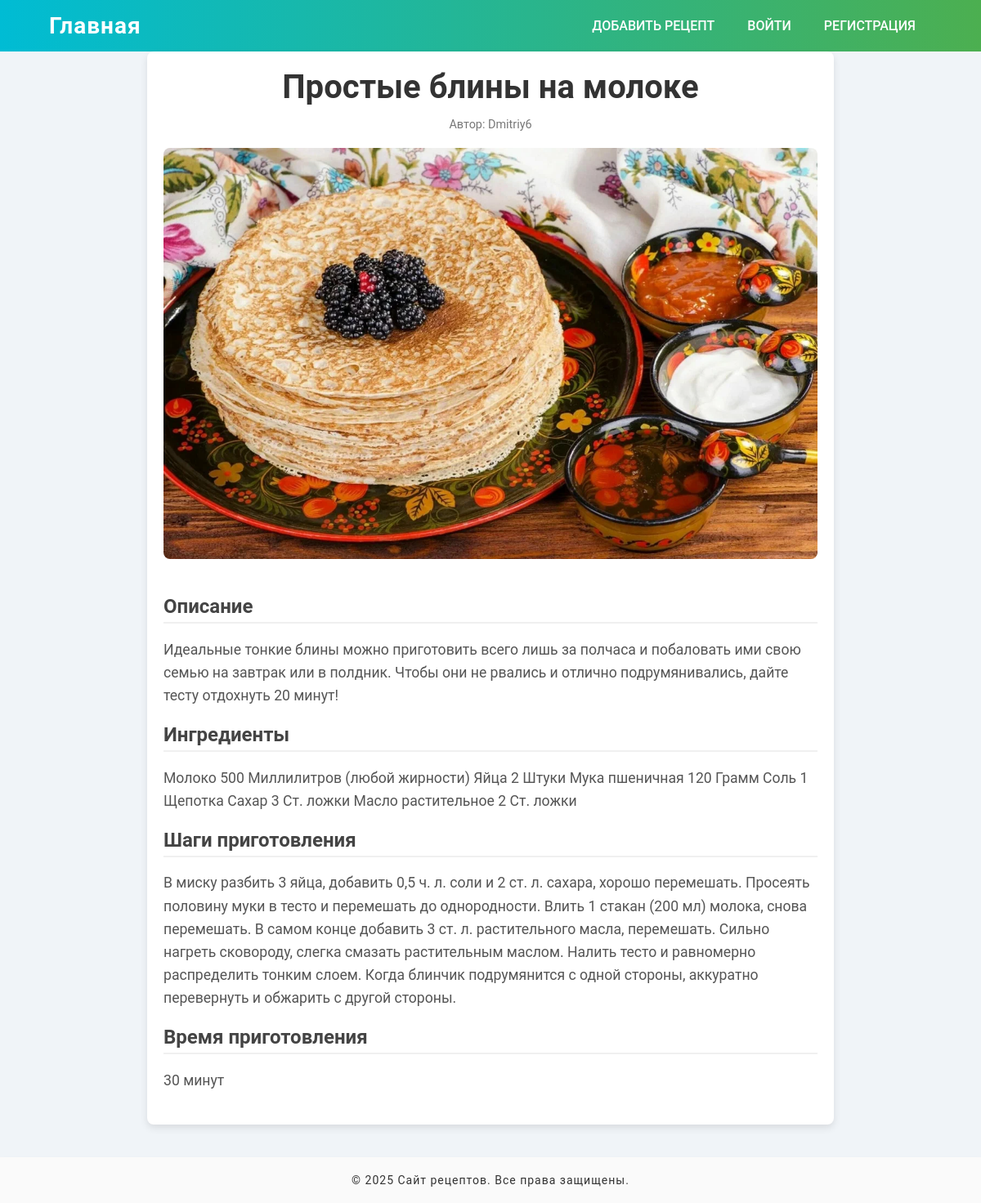
/recipes/recipe/8/, run on the app's committed database.
### recipes/models.py (models this page shows, shortened)
class Recipe(models.Model):
    title = models.CharField(max_length=200)
    description = models.TextField()
    steps = models.TextField()
    cooking_time = models.IntegerField()
    image = models.ImageField(upload_to='recipes/', blank=True)
    author = models.ForeignKey(User, on_delete=models.CASCADE)
    ingredients = models.TextField()

### recipes/views.py (the view)
# urls.py: path('recipe/<int:pk>/', views.recipe_detail, name='recipe_detail'),
def recipe_detail(request, pk):
    recipe = get_object_or_404(Recipe, pk=pk)
    return render(request, 'recipe_detail.html', {'recipe': recipe})

### recipes/templates/recipe_detail.html
{% extends 'base.html' %}
{% block additional_styles %}
    {% load static %}
    <link rel="stylesheet" href="{% static 'css/recipe_detail.css' %}">
{% endblock %}
{% block content %}
    <div class="recipe-detail-container">
        <div class="recipe-header">
            <h1>{{ recipe.title }}</h1>
            <p class="recipe-author">Автор: {{ recipe.author.username }}</p>
        </div>
        {% if recipe.image %}
        <div class="recipe-image">
            <img src="{{ recipe.image.url }}" alt="{{ recipe.title }}">
        </div>
        {% endif %}
        <div class="recipe-description">
            <h2>Описание</h2>
            <p>{{ recipe.description }}</p>
        </div>
        <div class="recipe-ingredients">
            <h2>Ингредиенты</h2>
            <p>{{ recipe.ingredients }}</p>
        </div>
        <div class="recipe-steps">
            <h2>Шаги приготовления</h2>
            <p>{{ recipe.steps }}</p>
        </div>
        <div class="recipe-cooking-time">
            <h2>Время приготовления</h2>
            <p>{{ recipe.cooking_time }} минут</p>
        </div>
    </div>
{% endblock %}

### recipes/templates/base.html (shortened to what this page needs)
<!DOCTYPE html>
<html lang="ru">
<head>
    {% load static %}
    <link rel="stylesheet" href="{% static 'css/base.css' %}">
    {% block additional_styles %}{% endblock %}
</head>
<body>
    <header>
        <div class="container">
            <nav>
                <div class="header-left">
                <h1><a href="{% url 'recipes:index' %}">Главная</a></h1>
                </div>
                <ul class="header-right">
                    <li><a href="{% url 'recipes:add_recipe' %}">Добавить рецепт</a></li>
                    {% if user.is_authenticated %}
                        <li>Привет, {{ user.username }}</li>
                        <li><a href="{% url 'users:logout' %}">Выйти</a></li>
                    {% else %}
                        <li><a href="{% url 'users:login' %}">Войти</a></li>
                        <li><a href="{% url 'users:register' %}">Регистрация</a></li>
                    {% endif %}
                </ul>
            </nav>
        </div>
    </header>
    <main>
        {% block content %}{% endblock %}
    </main>
    <footer>
        <div class="container">
            <p>&copy; 2025 Сайт рецептов. Все права защищены.</p>
        </div>
    </footer>
</body>
</html>

### recipes/static/css/base.css (style rules this page uses)
body { font-family: 'Roboto', sans-serif; margin: 0; padding: 0; background-color: #f0f4f8; color: #333; }
.container { width: 90%; max-width: 1200px; margin: 0 auto; }
header { background: linear-gradient(90deg, #00bcd4, #4caf50); color: white; padding: 15px 0; display: flex; justify-content: space-between; align-items: center; }
.header-left { flex: 1; }
header h1 { margin: 0; }
header h1 a { color: white; text-decoration: none; font-size: 28px; font-weight: 700; letter-spacing: 1px; }
nav { display: flex; justify-content: flex-end; }
nav ul { list-style: none; margin: 0; padding: 0; display: flex; align-items: center; }
nav ul li { margin: 0 20px; }
nav ul li a { color: white; text-decoration: none; font-size: 16px; font-weight: 500; text-transform: uppercase; transition: color 0.3s ease; }
footer { background-color: #fafafa; color: #333; padding: 20px 0; text-align: center; margin-top: 40px; box-shadow: 0 4px 6px rgba(0, 0, 0, 0.1); position: relative; bottom: 0; width: 100%; }
footer p { margin: 0; font-size: 14px; letter-spacing: 1px; }

### recipes/static/css/recipe_detail.css (style rules this page uses)
.recipe-detail-container { max-width: 800px; margin: 0 auto; padding: 20px; background-color: #fff; border-radius: 8px; box-shadow: 0 4px 10px rgba(0, 0, 0, 0.1); }
.recipe-header { text-align: center; margin-bottom: 20px; }
.recipe-header h1 { font-size: 2.5em; margin: 0; color: #333; }
.recipe-author { font-size: 0.9em; color: #777; }
.recipe-image img { width: 100%; height: auto; border-radius: 8px; margin-bottom: 20px; }
.recipe-description, .recipe-ingredients, .recipe-steps, .recipe-cooking-time { margin-bottom: 20px; }
.recipe-description h2, .recipe-ingredients h2, .recipe-steps h2, .recipe-cooking-time h2 { font-size: 1.5em; color: #444; margin-bottom: 10px; border-bottom: 2px solid #f0f0f0; padding-bottom: 5px; }
.recipe-description p, .recipe-ingredients p, .recipe-steps p, .recipe-cooking-time p { font-size: 1.1em; line-height: 1.6; color: #555; }

### data on the page
Recipe: title "Простые блины на молоке", author.username "Dmitriy6", image (picture), description "Идеальные тонкие блины можно приготовить всего лишь за полчаса и побаловать ими свою семью на завтрак или в полдник. Чтобы они не рвались и отлично подрумянивались, дайте тесту отдохнуть 20 минут!", ingredients "Молоко 500 Миллилитров (любой жирности) Яйца 2 Штуки Мука пшеничная 120 Грамм Соль 1 Щепотка Сахар 3 Ст. ложки Масло растительное 2 Ст. ложки", steps "В миску разбить 3 яйца, добавить 0,5 ч. л. соли и 2 ст. л. сахара, хорошо перемешать. Просеять половину муки в тесто и перемешать до однородности. Влить 1 стакан (200 мл) молока, снова перемешать. В самом конце добавить 3 ст. л. растительного масла, перемешать. Сильно нагреть сковороду, слегка смазать растительным маслом. Налить тесто и равномерно распределить тонким слоем. Когда блинчик подрумянится с одной стороны, аккуратно перевернуть и обжарить с другой стороны.", cooking_time "30"
